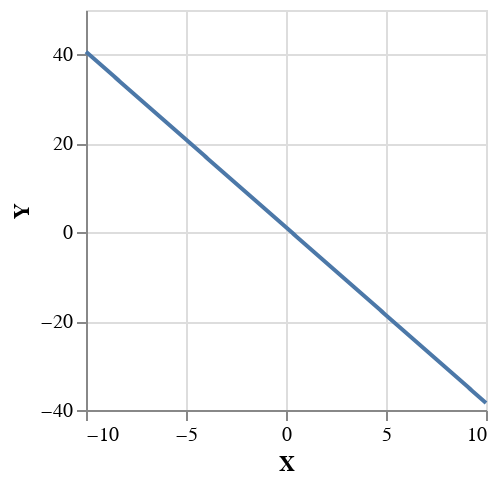

Notebook cell for this chart:
### Code cell
import Statistics.Distribution.Normal (normalDistr)
import qualified Statistics.Distribution as S (quantile, cumulative)
import Data.Maybe (fromMaybe)

prop c = do
  key <- uniformD $ M.keys c
  let old = fromMaybe undefined $ M.lookup key c
  new <- max 0.0000000001 . min 1 <$> normal old 0.05
  return $ M.insert key new c

mhRunsRegression <- sampleIOfixed $ prior $ mh 
    prop 200 $ regression range (snd <$> regressionSamples)
plotVega (range, (\(s,i,_) -> (s,i)) $ head mhRunsRegression)

### Figure 1 — Vega-Lite specification as saved in the notebook (floating-point values rounded to 4 significant figures; data arrays with more than 128 entries replaced by an {"elided": "..."} marker saying what was removed)
{"$schema": "https://vega.github.io/schema/vega-lite/v4.json", "data": {"values": {"elided": "201 records"}}, "encoding": {"color": {}, "x": {"field": "X", "type": "quantitative"}, "y": {"field": "Y", "type": "quantitative"}}, "height": 200, "mark": "line", "width": 200}
